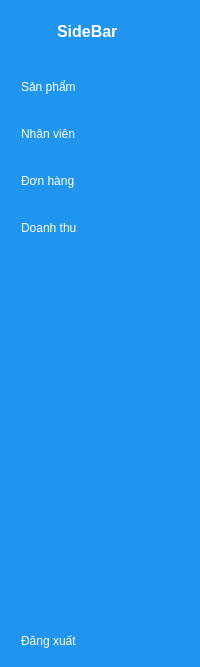
     <widget class="QWidget" name="icon_name_widget" native="true">
      <property name="styleSheet">
       <string notr="true">QWidget{
	background-color: rgb(31, 149, 239);
	color:white;
}
QPushButton{
 	color : white;
	text-align : left;
	height : 30px;
	border :none;
	padding-left:10px;
	border-top-left-radius:10px;
	border-bottom-left-radius:10px;
}
QPushButton:checked {
	background-color:#F5FAFE;
	color:#1F95EF;
	font-weight:bold;
}</string>
      </property>
      <layout class="QVBoxLayout" name="verticalLayout_4">
       <property name="rightMargin">
        <number>0</number>
       </property>
       <item>
        <layout class="QHBoxLayout" name="horizontalLayout_2">
         <property name="rightMargin">
          <number>20</number>
         </property>
         <item>
          <widget class="QLabel" name="label_2">
           <property name="minimumSize">
            <size>
             <width>40</width>
             <height>40</height>
            </size>
           </property>
           <property name="maximumSize">
            <size>
             <width>40</width>
             <height>40</height>
            </size>
           </property>
           <property name="text">
            <string/>
           </property>
           <property name="pixmap">
            <pixmap resource="resources.qrc">:/image/anh khoa.jpg</pixmap>
           </property>
           <property name="scaledContents">
            <bool>true</bool>
           </property>
          </widget>
         </item>
         <item>
          <widget class="QLabel" name="label_3">
           <property name="font">
            <font>
             <pointsize>12</pointsize>
             <weight>75</weight>
             <bold>true</bold>
            </font>
           </property>
           <property name="text">
            <string>SideBar</string>
           </property>
          </widget>
         </item>
        </layout>
       </item>
       <item>
        <layout class="QVBoxLayout" name="verticalLayout_2">
         <property name="spacing">
          <number>17</number>
         </property>
         <property name="topMargin">
          <number>15</number>
         </property>
         <item>
          <widget class="QPushButton" name="sanpham_2">
           <property name="font">
            <font>
             <pointsize>9</pointsize>
            </font>
           </property>
           <property name="text">
            <string>Sản phẩm</string>
           </property>
           <property name="icon">
            <iconset resource="resources.qrc">
             <normaloff>:/image/dashboard_white.png</normaloff>
             <normalon>:/image/dashboard.png</normalon>:/image/dashboard_white.png</iconset>
           </property>
           <property name="iconSize">
            <size>
             <width>20</width>
             <height>20</height>
            </size>
           </property>
           <property name="checkable">
            <bool>true</bool>
           </property>
           <property name="autoExclusive">
            <bool>true</bool>
           </property>
          </widget>
         </item>
         <item>
          <widget class="QPushButton" name="nhanvien_2">
           <property name="font">
            <font>
             <pointsize>9</pointsize>
            </font>
           </property>
           <property name="text">
            <string>Nhân viên</string>
           </property>
           <property name="icon">
            <iconset resource="resources.qrc">
             <normaloff>:/image/profile_white.png</normaloff>
             <normalon>:/image/profile.png</normalon>:/image/profile_white.png</iconset>
           </property>
           <property name="iconSize">
            <size>
             <width>20</width>
             <height>20</height>
            </size>
           </property>
           <property name="checkable">
            <bool>true</bool>
           </property>
           <property name="autoExclusive">
            <bool>true</bool>
           </property>
          </widget>
         </item>
         <item>
          <widget class="QPushButton" name="donhang_2">
           <property name="font">
            <font>
             <pointsize>9</pointsize>
            </font>
           </property>
           <property name="text">
            <string>Đơn hàng</string>
           </property>
           <property name="icon">
            <iconset resource="resources.qrc">
             <normaloff>:/image/notifications_white.png</normaloff>
             <normalon>:/image/notifications.png</normalon>:/image/notifications_white.png</iconset>
           </property>
           <property name="iconSize">
            <size>
             <width>20</width>
             <height>20</height>
            </size>
           </property>
           <property name="checkable">
            <bool>true</bool>
           </property>
           <property name="autoExclusive">
            <bool>true</bool>
           </property>
          </widget>
         </item>
         <item>
          <widget class="QPushButton" name="doanhthu_2">
           <property name="font">
            <font>
             <pointsize>9</pointsize>
            </font>
           </property>
           <property name="text">
            <string>Doanh thu</string>
           </property>
           <property name="icon">
            <iconset resource="resources.qrc">
             <normaloff>:/image/settings_white.png</normaloff>
             <normalon>:/image/settings.png</normalon>:/image/settings_white.png</iconset>
           </property>
           <property name="iconSize">
            <size>
             <width>20</width>
             <height>20</height>
            </size>
           </property>
           <property name="checkable">
            <bool>true</bool>
           </property>
           <property name="autoExclusive">
            <bool>true</bool>
           </property>
          </widget>
         </item>
        </layout>
       </item>
       <item>
        <spacer name="verticalSpacer_2">
         <property name="orientation">
          <enum>Qt::Vertical</enum>
         </property>
         <property name="sizeHint" stdset="0">
          <size>
           <width>20</width>
           <height>377</height>
          </size>
         </property>
        </spacer>
       </item>
       <item>
        <widget class="QPushButton" name="dangXuat_2">
         <property name="text">
          <string>Đăng xuất</string>
         </property>
         <property name="icon">
          <iconset resource="resources.qrc">
           <normaloff>:/image/log_out_white.png</normaloff>:/image/log_out_white.png</iconset>
         </property>
         <property name="checkable">
          <bool>true</bool>
         </property>
        </widget>
       </item>
      </layout>
     </widget>
